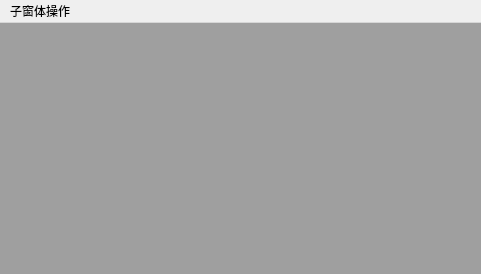
<?xml version="1.0" encoding="UTF-8"?>
<ui version="4.0">
 <class>MainWindow</class>
 <widget class="QMainWindow" name="MainWindow">
  <property name="geometry">
   <rect>
    <x>0</x>
    <y>0</y>
    <width>481</width>
    <height>274</height>
   </rect>
  </property>
  <property name="windowTitle">
   <string>MDI窗口</string>
  </property>
  <widget class="QWidget" name="centralwidget">
   <widget class="QMdiArea" name="mdiArea">
    <property name="geometry">
     <rect>
      <x>0</x>
      <y>0</y>
      <width>481</width>
      <height>251</height>
     </rect>
    </property>
   </widget>
  </widget>
  <widget class="QMenuBar" name="menubar">
   <property name="geometry">
    <rect>
     <x>0</x>
     <y>0</y>
     <width>481</width>
     <height>23</height>
    </rect>
   </property>
   <widget class="QMenu" name="menu">
    <property name="title">
     <string>子窗体操作</string>
    </property>
    <addaction name="actionxinjian"/>
    <addaction name="actionpingpu"/>
    <addaction name="actionjilian"/>
   </widget>
   <addaction name="menu"/>
  </widget>
  <action name="actionxinjian">
   <property name="text">
    <string>新建</string>
   </property>
  </action>
  <action name="actionpingpu">
   <property name="text">
    <string>平铺显示</string>
   </property>
  </action>
  <action name="actionjilian">
   <property name="text">
    <string>级联显示</string>
   </property>
  </action>
 </widget>
 <resources/>
 <connections/>
</ui>
